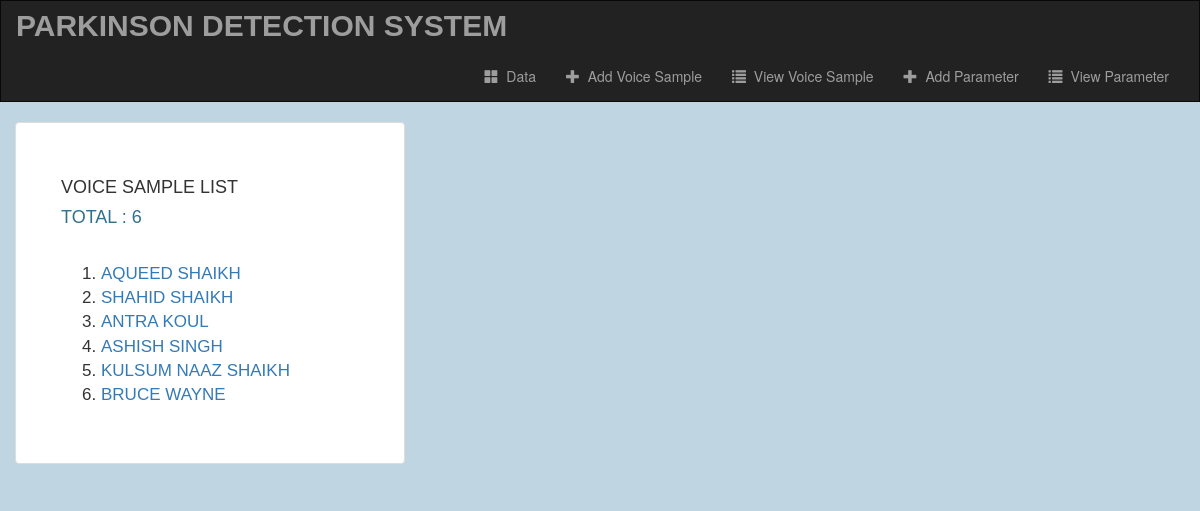
The page /data/symptoms-list/ on the database as committed earlier.
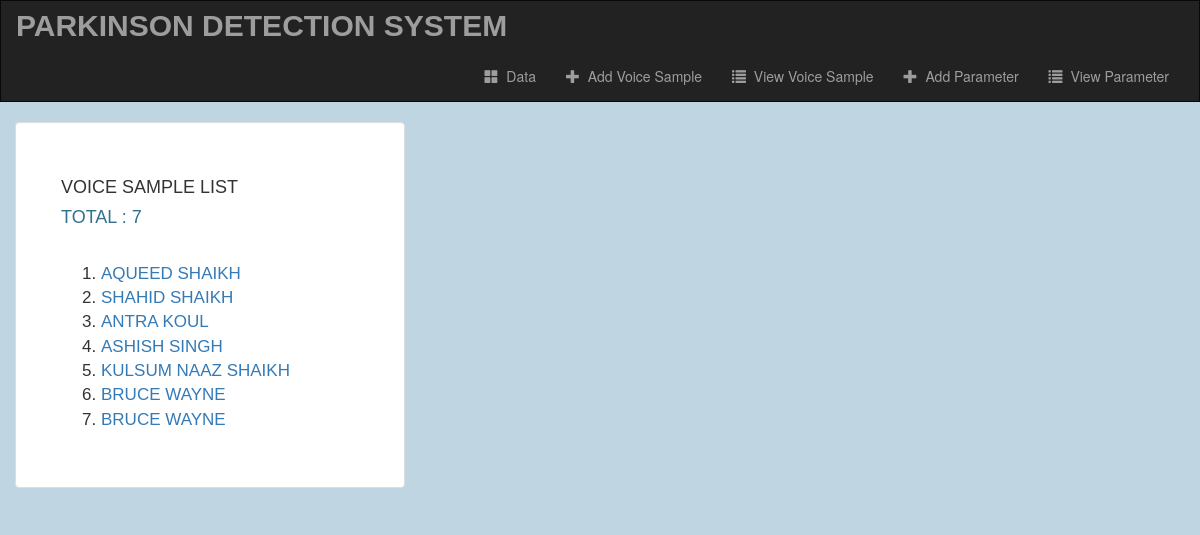
The same page on the database as committed later.
### data/models.py (models this page shows, shortened)
class SymptomModel(models.Model):
    symptom_name = models.CharField(max_length=100)
    description = models.TextField()
    patient = models.ForeignKey(PatientProfileModel, on_delete=models.CASCADE, null=True, blank=True)
    voice_clip = models.FileField(upload_to='voice_clips/', null=True, blank=True)

### account/models.py (models this page shows)
class PatientProfileModel(models.Model):
    name = models.CharField(max_length=100, error_messages={'required': 'Please Enter your name'}, default='')
    age = models.IntegerField(blank=True, default=0)
    gender = models.CharField(max_length=10, default='Male')
    smoker = models.CharField(max_length=10, default='No')
    height = models.CharField(max_length=20, default='0', help_text='5 ft. 6 in.')
    weight = models.IntegerField(error_messages={'required': 'Please Enter a numeric value'}, default=0, help_text='kg.')
    blood_pressure = models.IntegerField(error_messages={'required': 'Please Enter a numeric value'}, default=0)
    state = models.CharField(max_length=20, default='')
    city = models.CharField(max_length=20, default='')
    def __str__(self):
        return self.name

### data/views.py (the view)
# urls.py: path('symptoms-list/', views.symptoms_list, name="symptoms-list"),
def symptoms_list(request):
    symptoms = SymptomModel.objects.all()
    return render(request, 'data/symptoms_list.html',
                  {'count': SymptomModel.objects.count(),
                   'symptoms': symptoms})

### data/templates/data/symptoms_list.html
{% extends 'data/base.html' %}
{% block body %}
<div class="container">
  <div class="row justify-content-md-center">
    <div class="thumbnail col-md-4">
      <h4 class="text-sm-center">Voice Sample List</h4>
      <h4 class="text-sm-center text-info">Total : {{ count }}</h4><br>
      <ol>
        {% for symptom in symptoms %}
        <li>
            <a class="link-text" href="{% url 'data:symptom-details' symptom.id %}">{{ symptom.patient }}</a>
        </li>
        {% endfor %}
      </ol>
    </div>
  </div>
</div>
{% endblock %}

Rows that differ between the two databases and show on the page:
added SymptomModel: patient "BRUCE WAYNE"
Other text that changed with them:
{{ count }}: "6" → "7"
